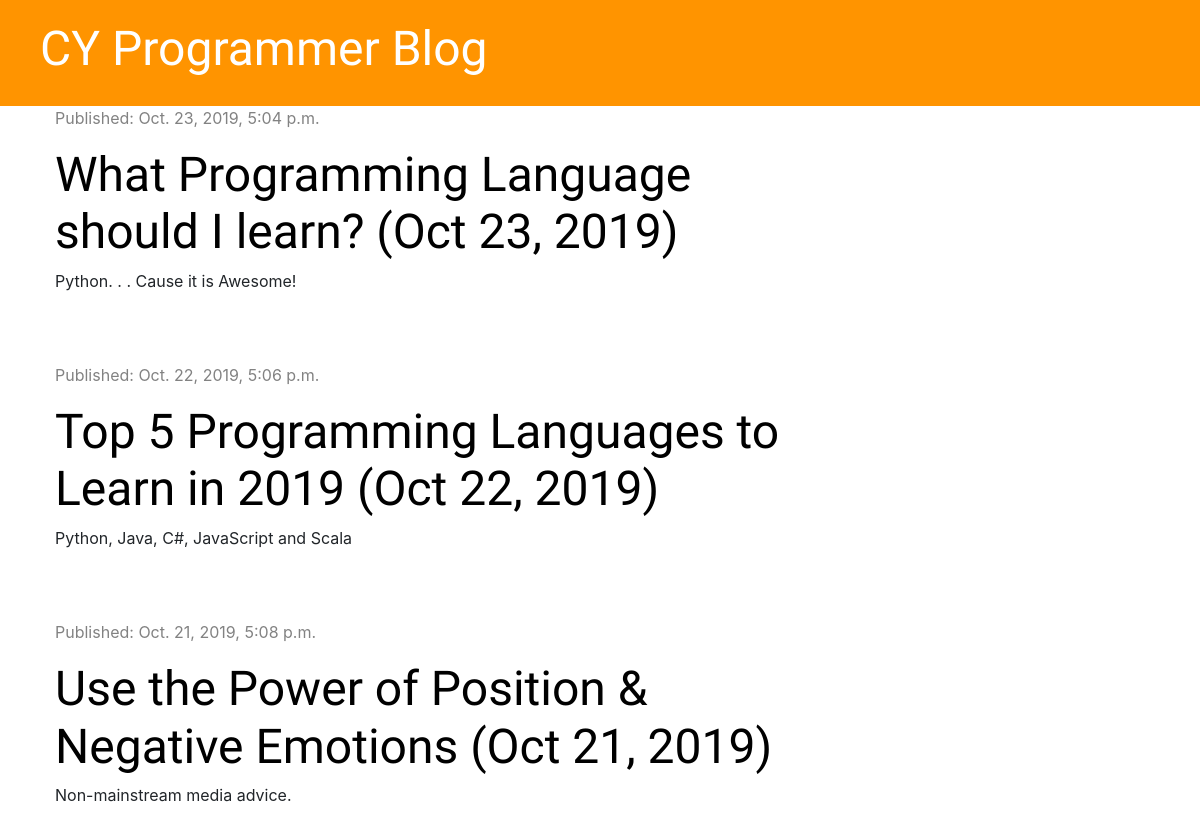
Before: / with the older database file.
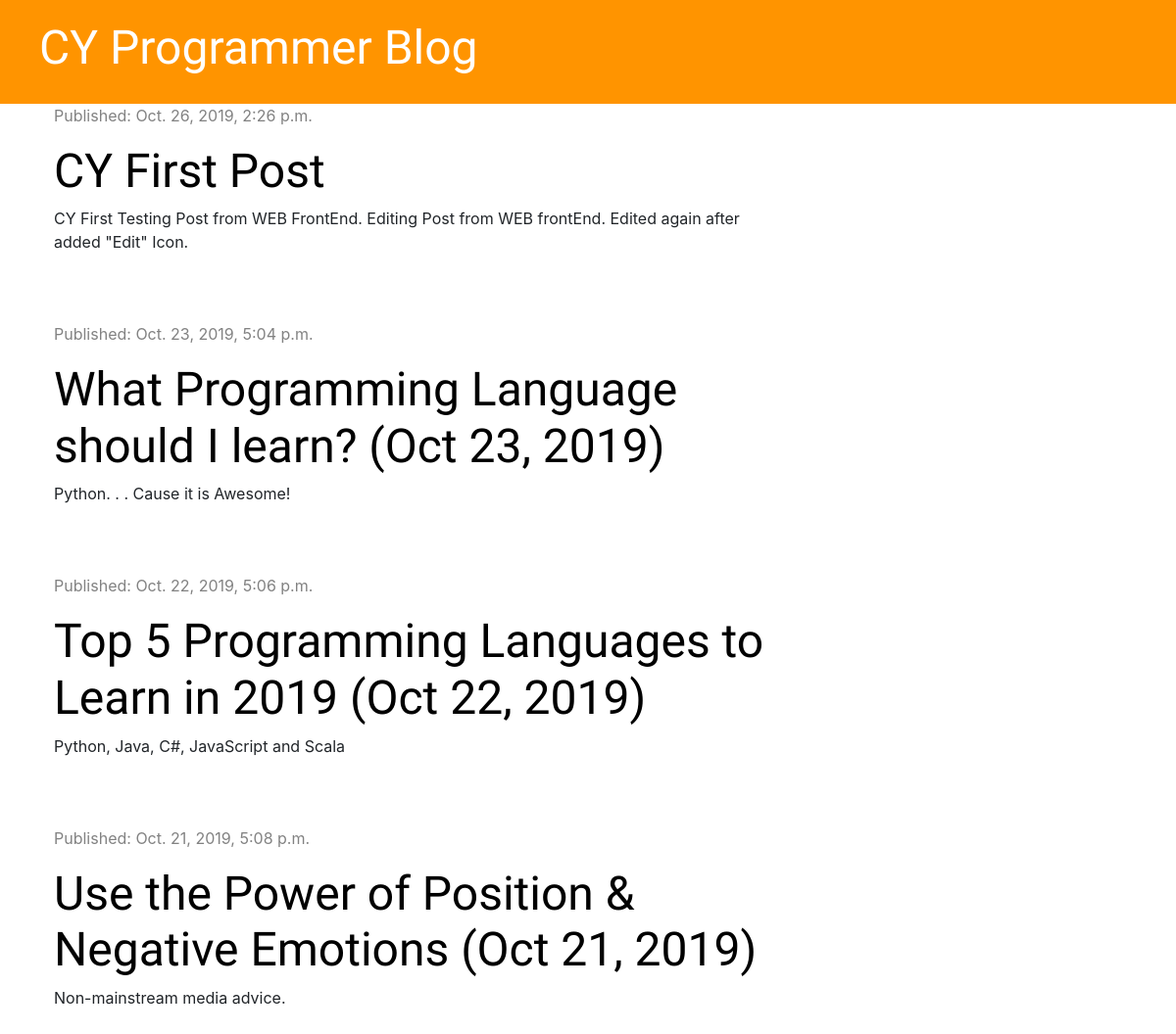
After: the same page with the newer database file.
### blog/models.py (models this page shows, shortened)
class Post(models.Model):
    author = models.ForeignKey('auth.User', on_delete=models.CASCADE)
    title = models.CharField(max_length=200)
    text = models.TextField()
    created_date = models.DateTimeField(default=timezone.now)
    published_date = models.DateTimeField(blank=True, null=True)

### blog/views.py (the view)
# urls.py: path('', views.post_list, name='post_list'),
def post_list(request):
    posts = Post.objects.filter(published_date__lte=timezone.now()).order_by('-published_date')
    stuff_for_frontend = {'posts': posts}
    return render(request, 'blog/post_list.html', stuff_for_frontend)

### blog/templates/blog/post_list.html
{% extends 'blog/base.html' %}
{% block content %}
    {% for post in posts %}
        <div class="post">
            <div class="date">
                <p>Published: {{ post.published_date }}</p>
            </div>
            <h1><a href="{% url 'post_detail' pk=post.pk %}">{{ post.title }}</a></h1>
            <p>{{ post.text|linebreaksbr }}</p>
        </div>
    {% endfor %}
{% endblock %}

Changed rows visible on the page:
added Post: published_date "Oct. 26, 2019, 2:26 p.m.", title "CY First Post", text "CY First Testing Post from WEB FrontEnd. Editing Post from WEB frontEnd. Edited again after added \"Edit\" Icon."
